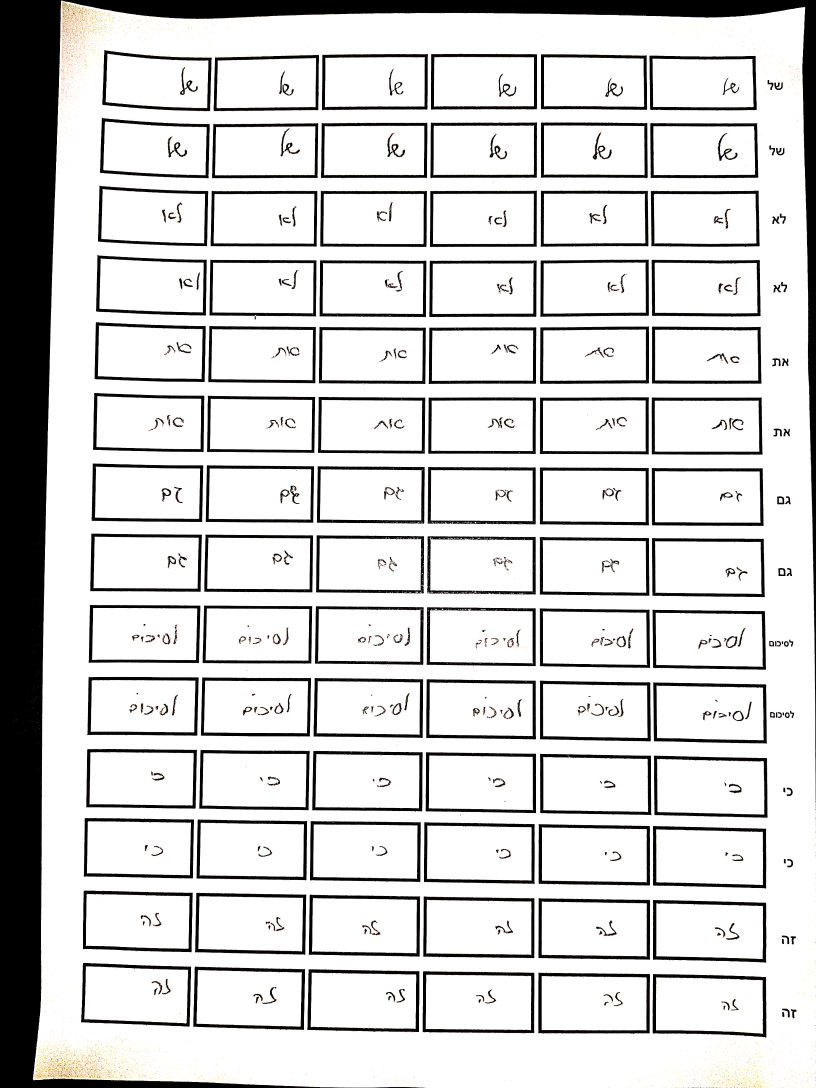
#> input picture src/dataset/data1/New Doc 2019-12-10 14.31.40_1.jpg, 2448 x 3264 px (shown at 1/3 size); its folder holds only this picture in this run
$ python wordsCutter.py   (older library calls are emulated)
#> lines starting #> are read from the running program, lines starting #| are printed output that depends on the picture; after the words box and inside, x2 and y2 are one past the last pixel; in counts of white or black regions, pixels touching at a corner belong together
#> in read_images, image is the input picture: shape (3264, 2448, 3); mean B, G, R 209.8, 210.1, 210.4
import cv2 as cv2
import matplotlib.pyplot as plt
import numpy as np
import os


DATA_PATH = "data1/"
NUM_OF_SQUARS = 12


def arrange(image,file_name):

#> called with file_name = 'New Doc 2019-12-10 14.31.40_1'
   kernel = np.ones((5, 5), np.uint8)
   gray = cv2.cvtColor(image,cv2.COLOR_BGR2GRAY)
   # cv2.imshow('gray',gray)
   # cv2.waitKey(0)

   # choosing the best threshold that we wish
   ret,thresh = cv2.threshold(gray, 109, 255, cv2.THRESH_BINARY_INV)
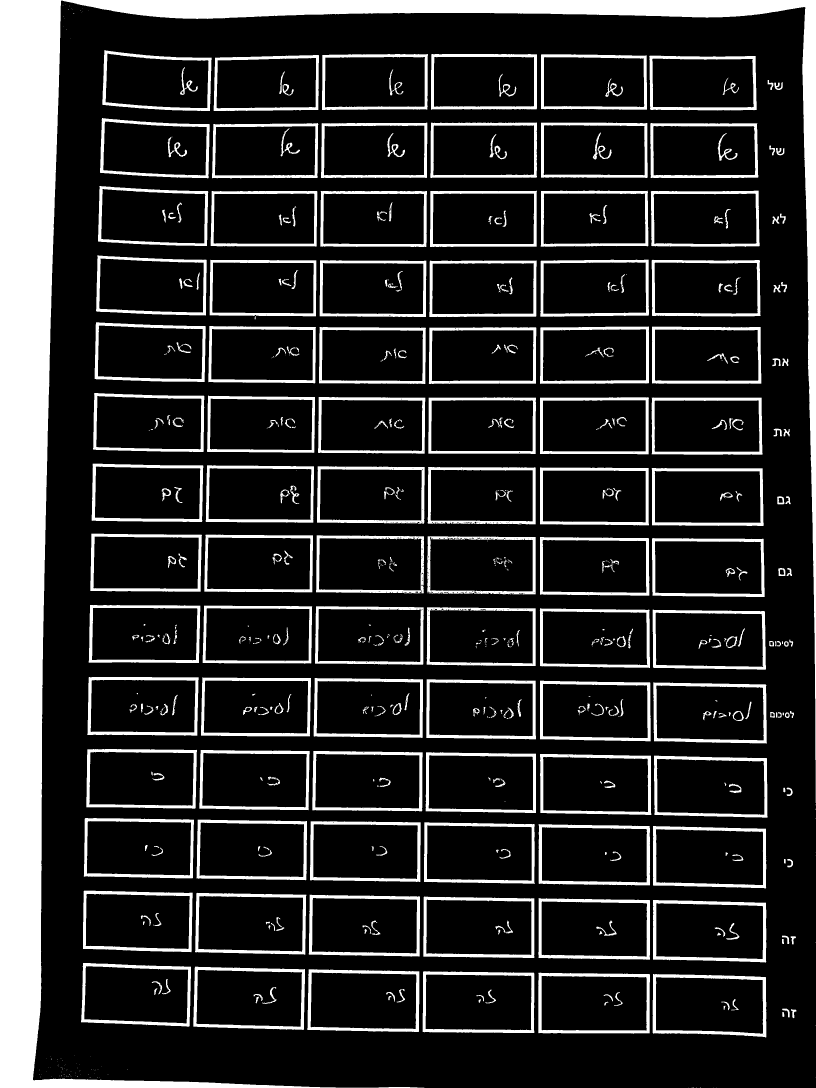
#> thresh: shape (3264, 2448) (shown at 1/3 size); 17.4% white; 641 white regions (223 under 20 px)
   # cv2.imshow('thresh',thresh)
   # cv2.waitKey(0)

   # we are using "findContours" function to locate all the squares that contain the letters
   # im2, ctrs= cv2.findContours(thresh.copy(), cv2.RETR_EXTERNAL, cv2.CHAIN_APPROX_SIMPLE)
   if cv2.__version__.startswith('3.'):
      (_, ctrs, _) = cv2.findContours(thresh.copy(), cv2.RETR_EXTERNAL, cv2.CHAIN_APPROX_SIMPLE)
   else:
      (ctrs, _) = cv2.findContours(thresh.copy(), cv2.RETR_EXTERNAL, cv2.CHAIN_APPROX_SIMPLE)
#> ctrs = 225 contours, 103 with area under 20; largest, box (x1, y1, x2, y2) and area: (0, 0, 2448, 3264) 607972, (922, 2908, 1258, 3096) 60151, (1268, 2914, 1603, 3099) 60106, (1959, 2700, 2299, 2888) 60018, (1958, 2922, 2299, 3113) 59892

   # sort the contours to get the first line of the letter "א" and so on
   sorted_ctrs = sorted(ctrs, key=lambda ctr: cv2.boundingRect(ctr)[1])
#> sorted_ctrs has the same summary as ctrs
   #cv2.drawContours(image,sorted_ctrs,-1,(0,255,0),3)
   # print(len(sorted_ctrs))

   if DATA_PATH == 'data2/':
      folder_counter = 8
   else:
      folder_counter = 1
   word_counter = 1
   y_first = 0
   name_num = 0
   print(len(sorted_ctrs))
#| 225
   for ctr in sorted_ctrs:
      # Get bounding box
      # print(ctr)
      area = cv2.contourArea(ctr)
      #print(area)
      # return
      #print(area)
      if area < 35000 or area > 70000:
         continue

      x, y, w, h = cv2.boundingRect(ctr)


      if word_counter == 1:
         y_first = y
      #if h>=60 and w>=60:
      # Getting ROI--each word image
      roi = gray[y:y+h, x:x+w]
      # creating a rectangle for each word
      cv2.rectangle(gray,(x,y),( x + w, y + h ),(90,255,0),2)
      H = int(h*0.1)   # remove each frame
      W = int(w*0.05)

      word = roi[H:h - H , W:w - W]
      # word = cv2.erode(word, kernel, iterations=1)

      word = cv2.resize(word, (100,100))  # was 100X100
      # cv2.imshow('',word)
      # cv2.waitKey(0)
      #write each image to the right folder

      # to know when we move to the next folder --> mean the next word to in the page
      if(y - y_first > 300):
         y_first = y
         folder_counter += 1
         word_counter = 1

      path = os.getcwd() + "\\out\\" + str(folder_counter)+ "\\"
      if not os.path.exists(path):
         os.makedirs(path)

      cv2.imwrite(path+str(file_name)+'_'+str(word_counter)+'.png', word)
      print(word_counter)
      word_counter += 1
#> this loop made 225 passes
#> (area, x, y, w, h, H, W, y_first) on passes 37, 54, 70, 89, 113, 135: (53587, 294, 558, 331, 180, 18, 16, 558), (55233, 284, 967, 333, 179, 17, 16, 967), (55837.5, 275, 1391, 335, 175, 17, 16, 1391), (56363.5, 266, 1815, 335, 174, 17, 16, 1815), (56998, 259, 2247, 332, 179, 17, 16, 2247), (57096.5, 249, 2672, 329, 185, 18, 16, 2672)
#> (area, x, y, w, h, y_first, H, W) on pass 21: (51329.5, 307, 150, 328, 183, 150, 18, 16)
#| 1
#| 2
#| 3
#| 4
#| 5
#| 6
#| 7
#| 8
#> (further printed lines are left out)
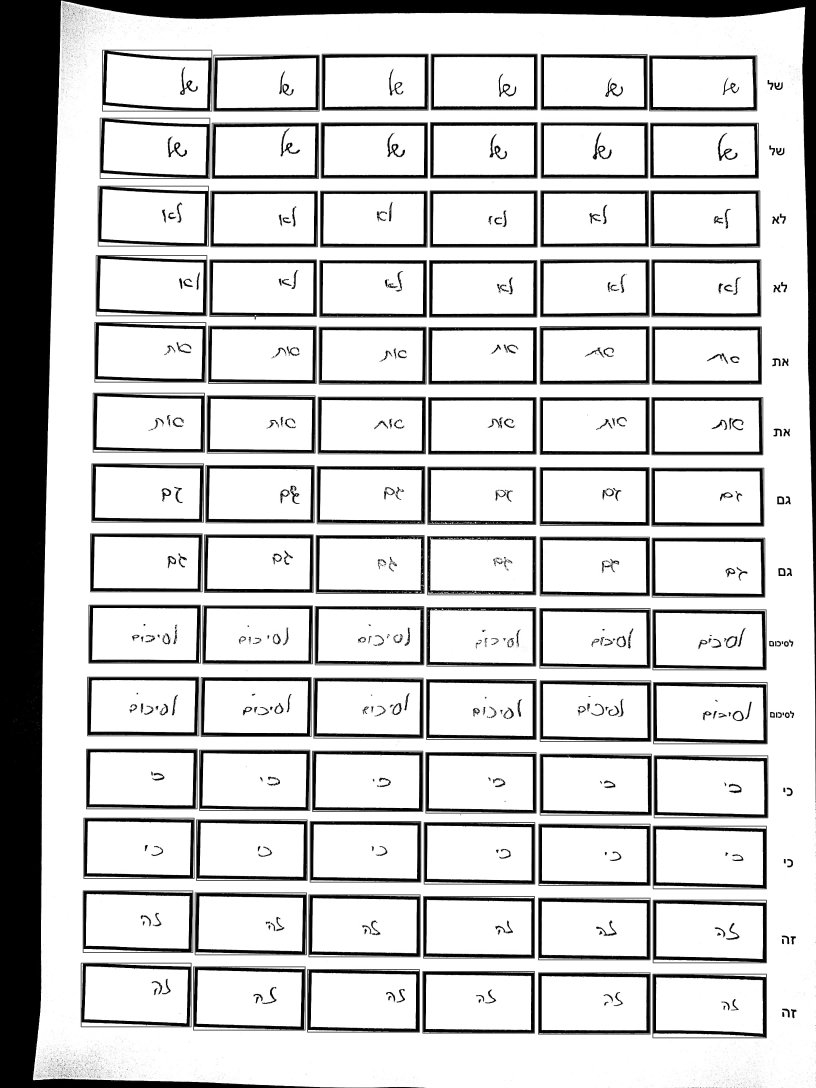
#> gray: shape (3264, 2448) (shown at 1/3 size); min 0, max 255, mean 206.2
#> after the loop, folder_counter = 7; word_counter = 13

   cv2.imwrite("out/page.png", image)


def read_images():

   for filename in os.listdir(DATA_PATH):
      image = cv2.imread(os.path.join(DATA_PATH,filename))
      if image is not None:
         file_name = filename.rsplit('.', 1)[0] # take file name without the format
         arrange(image,file_name)

if __name__ == "__main__":
   read_images()

$ run again, on src/dataset/data1/try.jpg
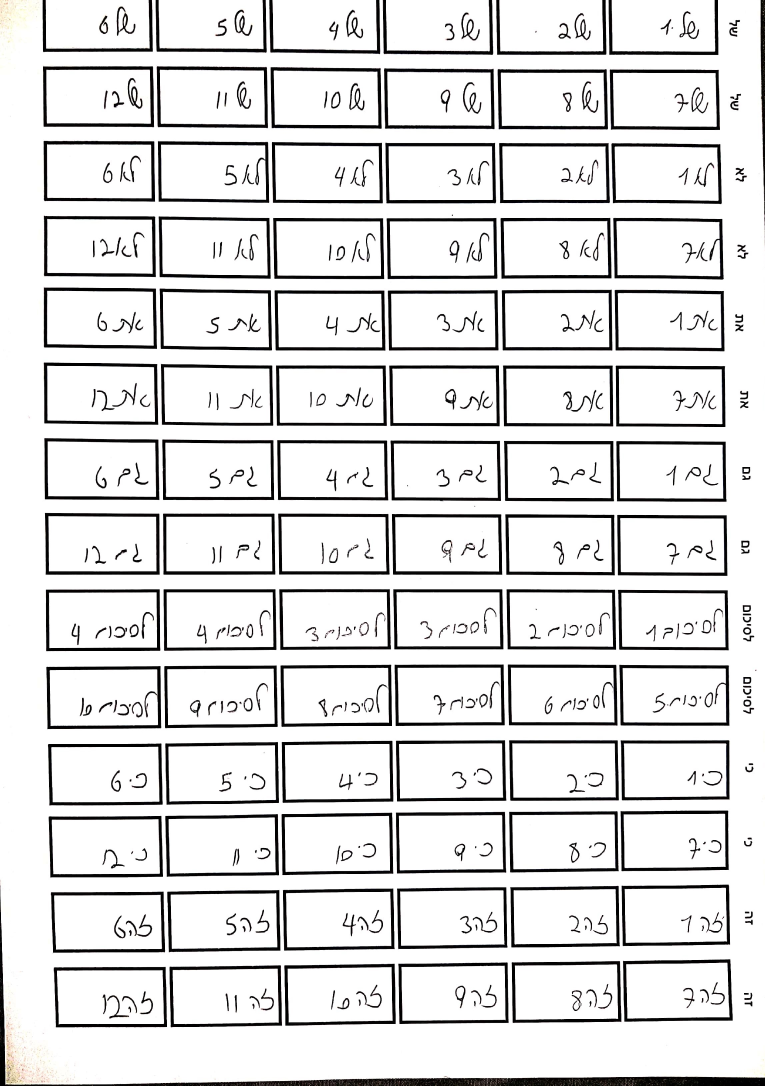
#> input picture src/dataset/data1/try.jpg, 2295 x 3257 px (shown at 1/3 size)
#> in read_images, image is the input picture: shape (3257, 2295, 3); mean B, G, R 223.7, 223.7, 223.9
#> in arrange, `ret,thresh = cv2.threshold(gray, 109, 255, cv2.THRESH_BINARY_INV)`:
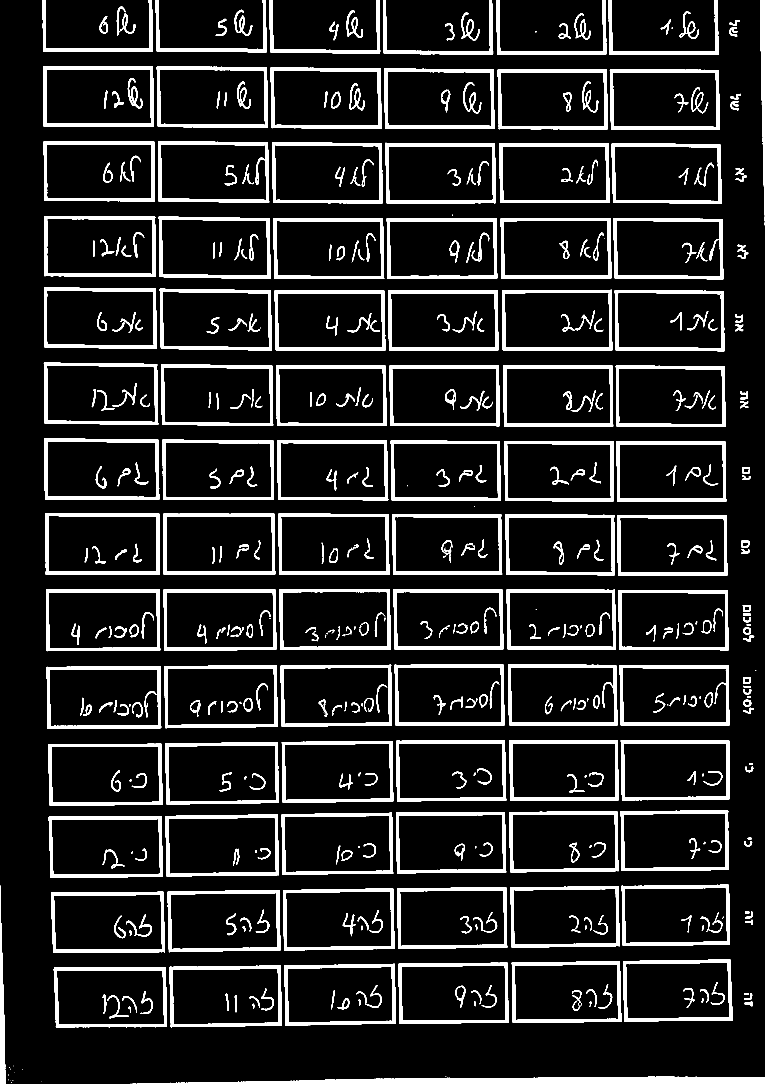
#> thresh: shape (3257, 2295) (shown at 1/3 size); 12% white; 522 white regions (49 under 20 px)
#> ctrs = 157 contours, 20 with area under 20; largest, box (x1, y1, x2, y2) and area: (139, 1998, 484, 2187) 62924, (138, 1768, 481, 1954) 62320, (135, 1539, 479, 1724) 62220, (493, 1996, 833, 2185) 61903, (144, 2231, 488, 2416) 61748
#> sorted_ctrs has the same summary as ctrs
#| 157
#> the loop in arrange, `for ctr in sorted_ctrs:` made 157 passes
#> (area, x, y, w, h, W, y_first, word_counter) on passes 42, 60, 77, 97, 118, 136: (59670, 132, 648, 335, 183, 16, 648, 2), (61571.5, 131, 1088, 344, 186, 17, 1088, 2), (62220.5, 135, 1539, 344, 185, 17, 1539, 1), (58655, 1524, 1994, 328, 183, 16, 1994, 1), (57056, 1862, 2432, 324, 181, 16, 2432, 1), (58386.5, 1869, 2878, 329, 187, 16, 2878, 1)
#> (printed output is left out)
#> after the loop in arrange, `for ctr in sorted_ctrs:`:
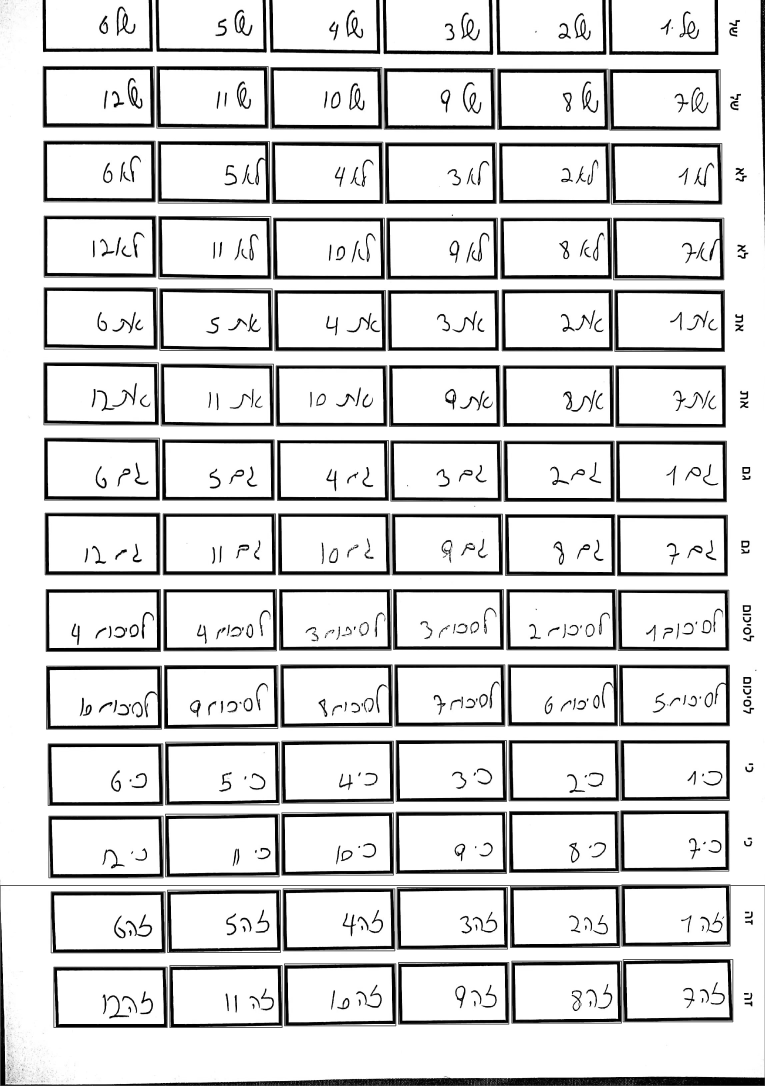
#> gray: shape (3257, 2295) (shown at 1/3 size); min 0, max 255, mean 220
#> after the loop in arrange, `for ctr in sorted_ctrs:`: folder_counter = 7
